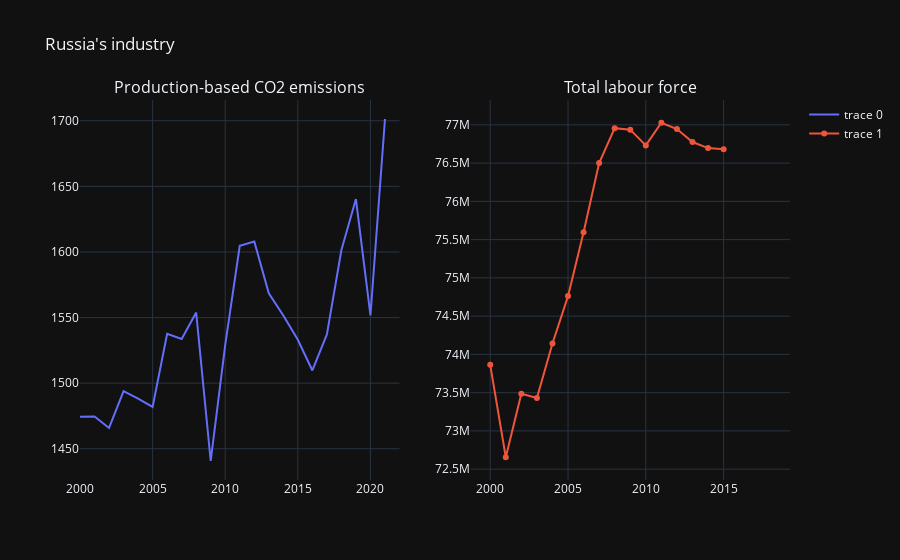

Source (notebook cell):
### Markdown cell above
Notice here that even though the total labour force in the US has been on the rise (with exception to the sudden decrease in 2013), its production based CO2 emissions had been on the decline ever since 2007. So a continued increase in total labour force clearly does not affect the CO2 emissions of a country. Though it might be a good idea to select a different example as well. The following figure details the same statistics as before but for Russia.

### Code cell
fig_russia.show()

### Figure 1 — Plotly figure (JSON) as saved in the notebook; plotly's stock layout.template omitted (floating-point values rounded to 4 significant figures)
{"data": [{"x": [2000, 2001, 2002, 2003, 2004, 2005, 2006, 2007, 2008, 2009, 2010, 2011, 2012, 2013, 2014, 2015, 2016, 2017, 2018, 2019, 2020, 2021, 2022], "xaxis": "x", "y": [1474.0, 1475.0, 1466.0, 1494.0, 1488.0, 1482.0, 1538.0, 1534.0, 1554.0, 1441.0, 1529.0, 1605.0, 1608.0, 1569.0, 1552.0, 1533.0, 1510.0, 1537.0, 1602.0, 1640.0, 1552.0, 1701.0, null], "yaxis": "y", "type": "scatter"}, {"x": [2000, 2001, 2002, 2003, 2004, 2005, 2006, 2007, 2008, 2009, 2010, 2011, 2012, 2013, 2014, 2015, 2016, 2017, 2018], "xaxis": "x2", "y": [73860000.0, 72660000.0, 73490000.0, 73430000.0, 74140000.0, 74760000.0, 75600000.0, 76500000.0, 76960000.0, 76940000.0, 76730000.0, 77030000.0, 76940000.0, 76780000.0, 76700000.0, 76680000.0, null, null, null], "yaxis": "y2", "type": "scatter"}], "layout": {"annotations": [{"font": {"size": 16}, "showarrow": false, "text": "Production-based CO2 emissions", "x": 0.225, "xanchor": "center", "xref": "paper", "y": 1.0, "yanchor": "bottom", "yref": "paper"}, {"font": {"size": 16}, "showarrow": false, "text": "Total labour force", "x": 0.775, "xanchor": "center", "xref": "paper", "y": 1.0, "yanchor": "bottom", "yref": "paper"}], "title": {"text": "Russia's industry"}, "xaxis": {"anchor": "y", "domain": [0.0, 0.45]}, "yaxis": {"anchor": "x", "domain": [0.0, 1.0]}, "xaxis2": {"anchor": "y2", "domain": [0.55, 1.0]}, "yaxis2": {"anchor": "x2", "domain": [0.0, 1.0]}}}
